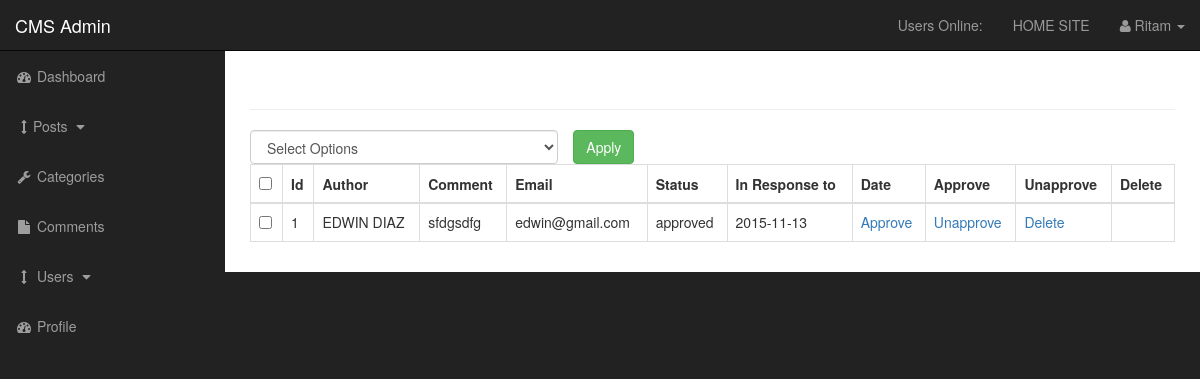
The app's page /admin/comments.php (signed in) with its own data.
### tables this page shows
CREATE TABLE `comments` (
  `comment_id` int(3) NOT NULL AUTO_INCREMENT,
  `comment_post_id` int(3) NOT NULL,
  `comment_author` varchar(255) NOT NULL,
  `comment_email` varchar(255) NOT NULL,
  `comment_content` text NOT NULL,
  `comment_status` varchar(255) NOT NULL,
  `comment_date` date NOT NULL,
  PRIMARY KEY (`comment_id`)
);

### admin/includes/view_all_comments.php (the view, shortened to what this page needs)
<form action="" method='post'>
               <table class="table table-bordered table-hover">
               <div id="bulkOptionContainer" class="col-xs-4">
        <select class="form-control" name="bulk_options" id="">
        <option value="">Select Options</option>
        </select>
        </div>
<div class="col-xs-4">
<input type="submit" name="submit" class="btn btn-success" value="Apply">
 </div>
                <thead>
                    <tr>
                       <th><input id="selectAllBoxes" type="checkbox"></th>
                        <th>Id</th>
                        <th>Author</th>
                        <th>Comment</th>
                        <th>Email</th>
                        <th>Status</th>
                        <th>In Response to</th>
                        <th>Date</th>
                        <th>Approve</th>
                        <th>Unapprove</th>
                        <th>Delete</th>
                    </tr>
                </thead>
                      <tbody>
  <?php
    $query = "SELECT * FROM comments";
    $select_comments = mysqli_query($connection,$query);
    while($row = mysqli_fetch_assoc($select_comments)) {
        $comment_id          = $row['comment_id'];
        $comment_author      = $row['comment_author'];
        $comment_content     = $row['comment_content'];
        $comment_email       = $row['comment_email'];
        $comment_status      = $row['comment_status'];
        $comment_date        = $row['comment_date'];
        echo "<tr>";
        ?>
 <td><input class='checkBoxes' type='checkbox' name='checkBoxArray[]' value='<?php echo $comment_id; ?>'></td>
        <?php
        echo "<td>$comment_id </td>";
        echo "<td>$comment_author</td>";
        echo "<td>$comment_content</td>";
        echo "<td>$comment_email</td>";
        echo "<td>$comment_status</td>";
        echo "<td>$comment_date</td>";
        echo "<td><a href='comments.php?approve=$comment_id'>Approve</a></td>";
        echo "<td><a href='comments.php?unapprove=$comment_id'>Unapprove</a></td>";
        echo "<td><a href='comments.php?delete=$comment_id'>Delete</a></td>";
        echo "</tr>";
    }
      ?>
            </tbody>
            </table>
            </form>

### admin/css/sb-admin.css (style rules this page uses)
body { margin-top: 100px; background-color: #222; }
@media (min-width:768px) { body { margin-top: 50px; } }
#bulkOptionContainer { padding: 0px;; }

### records on screen
comments: comment_id "1", comment_author "EDWIN DIAZ", comment_content "sfdgsdfg", comment_email "edwin@gmail.com", comment_status "approved", comment_date "2015-11-13"

### other values on screen
$_SESSION['username'] "Ritam"
